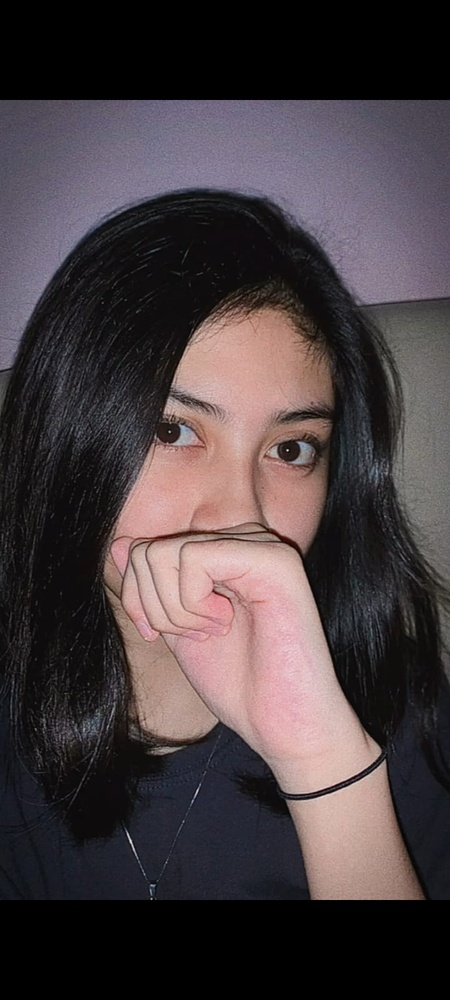
#> input picture Tugas 4/foto1.jpeg, 450 x 1000 px, shrunk from 720 x 1600 before the run
$ python 'Selective Filtering.py'
#> lines starting #> are read from the running program, lines starting #| are printed output that depends on the picture
import cv2
import numpy as np
import matplotlib.pyplot as plt

img = cv2.imread('foto1.jpeg', 0)
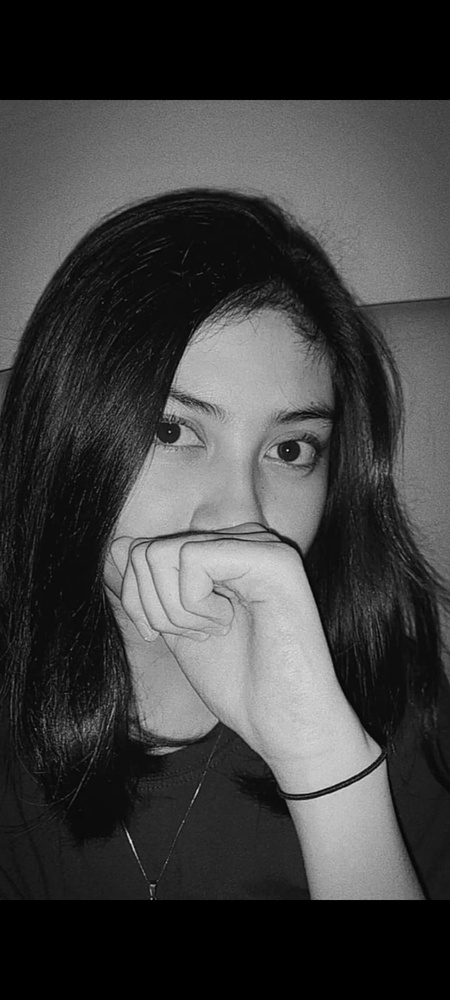
#> img: shape (1000, 450); min 0, max 235, mean 65

# Hitung DFT dari gambar
dft = np.fft.fft2(img)
dft_shift = np.fft.fftshift(dft)

# Buat filter bandpass untuk detail
M, N = img.shape
#> M = 1000; N = 450
H = np.ones((M, N))
x, y = np.meshgrid(np.linspace(-N/2, N/2-1, N), np.linspace(-M/2, M/2-1, M))
D = np.sqrt(x**2 + y**2)
D0 = 50  # Frekuensi cutoff
W = 30  # Lebar bandpass
H[np.where((D < D0 - W/2) | (D > D0 + W/2))] = 0

# Terapkan filter pada DFT dari gambar
dft_detail = dft_shift * H

# Buat filter lowpass untuk rata-rata
H = np.zeros((M, N))
cutoff_freq = 40  # Frekuensi cutoff
H = 1 - np.exp(-(D**2)/(2*(cutoff_freq**2)))

# Terapkan filter pada DFT dari gambar
dft_mean = dft_shift * H

# Gabungkan hasil filter detail dan rata-rata
dft_selective = dft_detail + dft_mean

# Hitung inverse DFT dari DFT yang sudah difilter
img_selective = np.fft.ifft2(np.fft.ifftshift(dft_selective))
img_selective = np.real(img_selective)
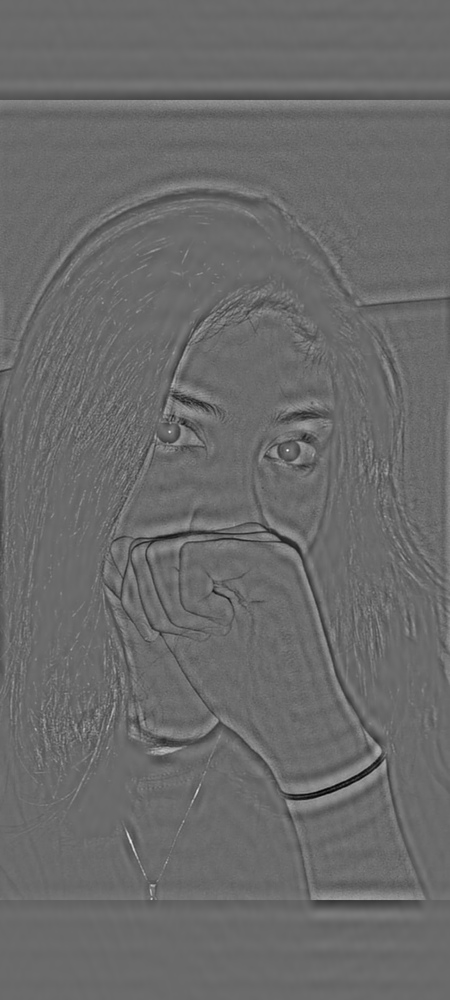
#> img_selective: shape (1000, 450) float64; min -152.5, max 211.9, mean 0; drawn with min black and max white

# Tampilkan gambar asli dan hasil filter
plt.subplot(121), plt.imshow(img, cmap='gray')
plt.title('Input Image'), plt.xticks([]), plt.yticks([])
plt.subplot(122), plt.imshow(img_selective, cmap='gray')
plt.title('Selective Filtered Image'), plt.xticks([]), plt.yticks([])
plt.show()
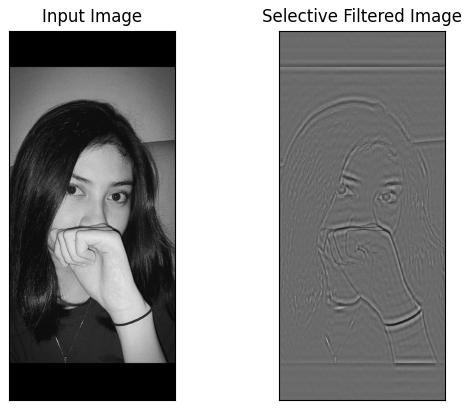
#> figure drawn by matplotlib, 2 panels

$ run again, with Tugas 4/pemandangan.jpg copied over Tugas 4/foto1.jpeg
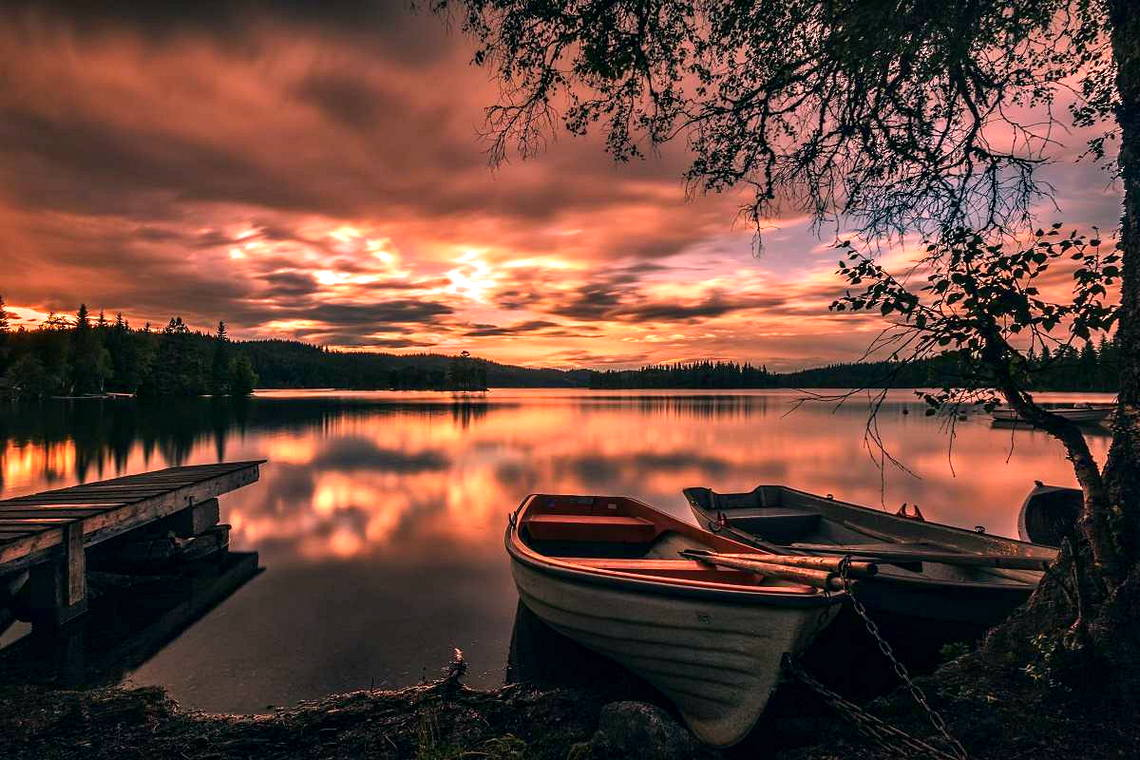
#> input picture Tugas 4/pemandangan.jpg, 1140 x 760 px
#> `img_selective = np.real(img_selective)`:
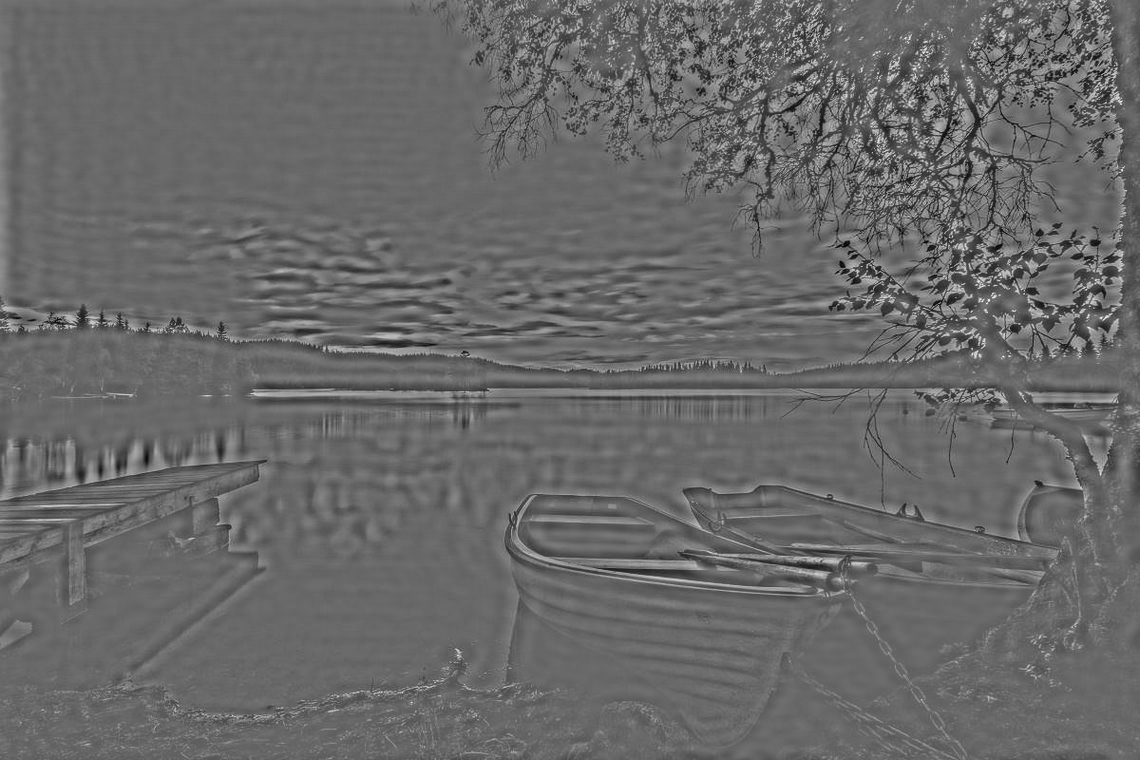
#> img_selective: shape (760, 1140) float64; min -179.9, max 257.5, mean 0; drawn with min black and max white
#> `plt.show()`:
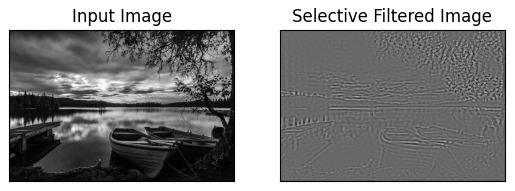
#> figure drawn by matplotlib, 2 panels
